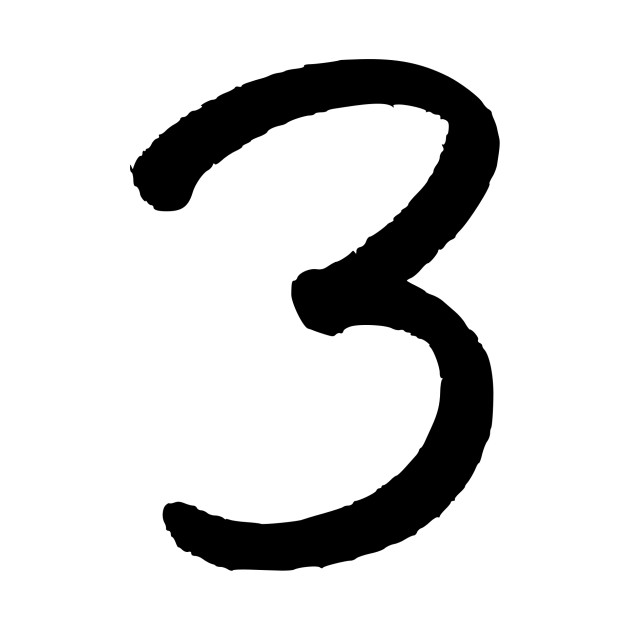
#> input picture inputImages/1587255_1.jpg, 630 x 630 px, found by its file name; its folder holds 4 pictures in this run
$ python PreProcessing.py
#> lines starting #> are read from the running program, lines starting #| are printed output that depends on the picture; after the words box and inside, x2 and y2 are one past the last pixel; in counts of white or black regions, pixels touching at a corner belong together
#> in modify, image is the input picture: shape (630, 630); min 0, max 255, mean 215.9
from PIL import Image
from scipy import misc, ndimage
from skimage import data, io, filters, exposure, img_as_uint
from skimage.exposure import equalize_hist
from skimage.color import rgb2gray
from skimage.filters import threshold_mean, median, rank
from skimage.morphology import disk
import matplotlib.pyplot as plt
import numpy as np

import threading, os, glob

SIZE = 28
#Create array of charaters in folder

destinationPath = "/Users/daniellages/Documents/Computer Science/Year 3/OCR/OCR-Project/processed/"

def noiseReduction(image):
    image = filters.median(image, np.ones((3 , 3)))
    noise = np.random.random(image.shape)
    image[noise > 0.99] = 255
    image[noise < 0.01] = 0
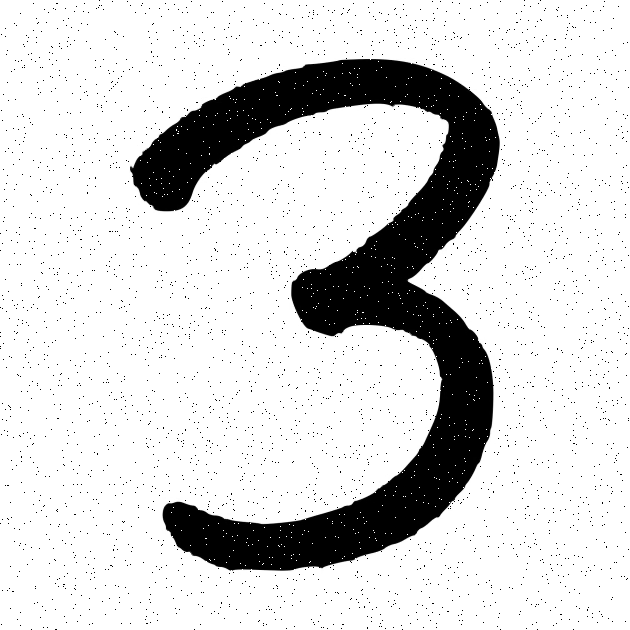
#> image: shape (630, 630); min 0, max 255, mean 214.1
    image = median(image, disk(1))
    return image

def thresholding(image):
    thresh = threshold_mean(image)
#> thresh = 215.9
    image = image > thresh
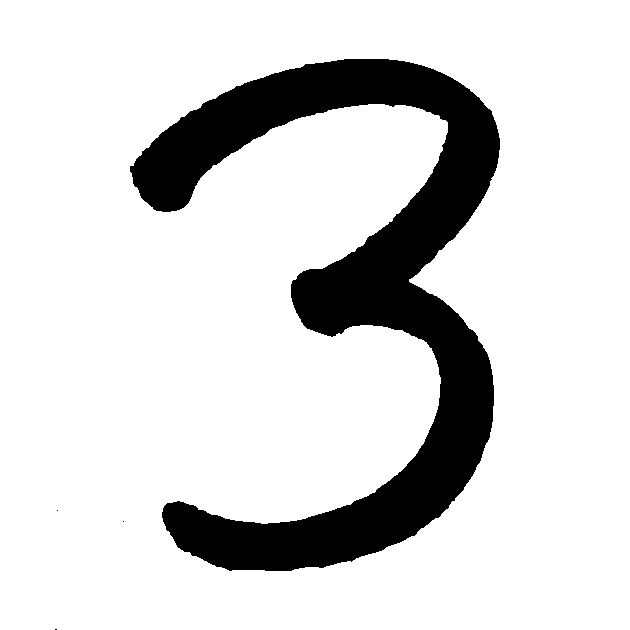
#> image: shape (630, 630) bool; 84.4% white; 4 black regions (3 under 20 px), largest, box (x1, y1, x2, y2) and area: (130, 59, 500, 571) 61750
    return image


def modify(path):
    #function for running functions
    characterArray = []
    directoryList = os.listdir(path)
    i = 0
    for file in directoryList:   #loop through folder destination
        if file.endswith(".jpeg") or file.endswith(".jpg"):
            img = os.path.join(charactersPath, file)
            i = i + 1
            image = io.imread(img)
            image = rgb2gray(image)
            image = noiseReduction(image)
            image = thresholding(image)
            characterArray.append(image) #can append to array to be used in other functions :D
            io.imshow(image)
            io.show()
#> pass 2 of the loop in modify, `for file in directoryList:`:
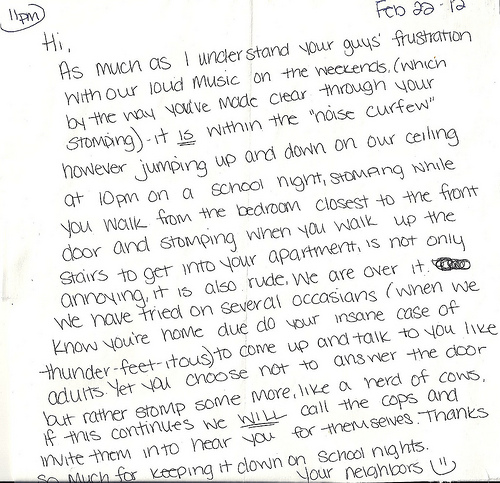
#> input picture inputImages/6924320623_fc34b16032.jpg, 500 x 483 px, found by its file name
#> in modify, image is the input picture: shape (483, 500, 3); mean R, G, B 238, 238.1, 236.8
#> in noiseReduction (call 2), `image = median(image, disk(1))`:
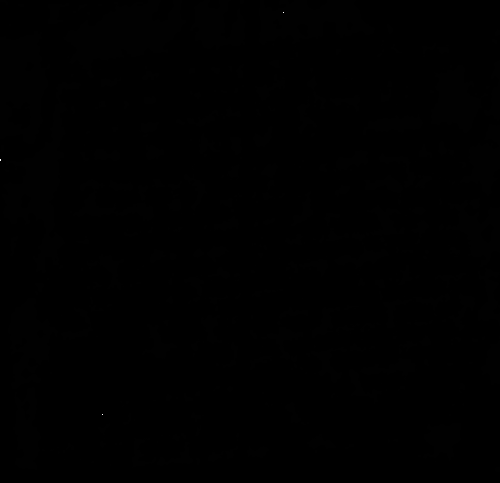
#> image: shape (483, 500) float64; min 0, max 255, mean 1
#> thresh = 0.965
#> in thresholding (call 2), `image = image > thresh`:
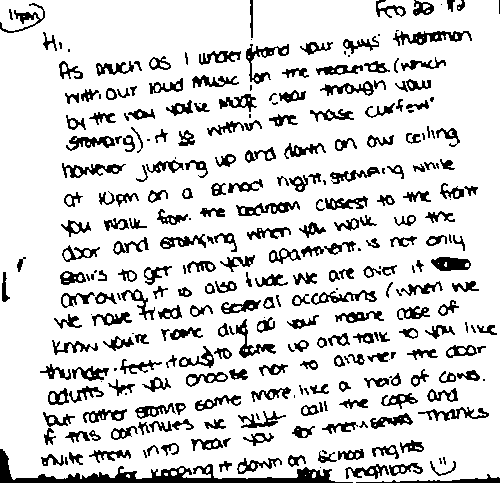
#> image: shape (483, 500) bool; 83.9% white; 304 black regions (57 under 20 px), largest, box (x1, y1, x2, y2) and area: (0, 449, 353, 483) 2778, (393, 31, 472, 46) 523, (246, 44, 289, 84) 460
#> pass 3 of the loop in modify, `for file in directoryList:`:
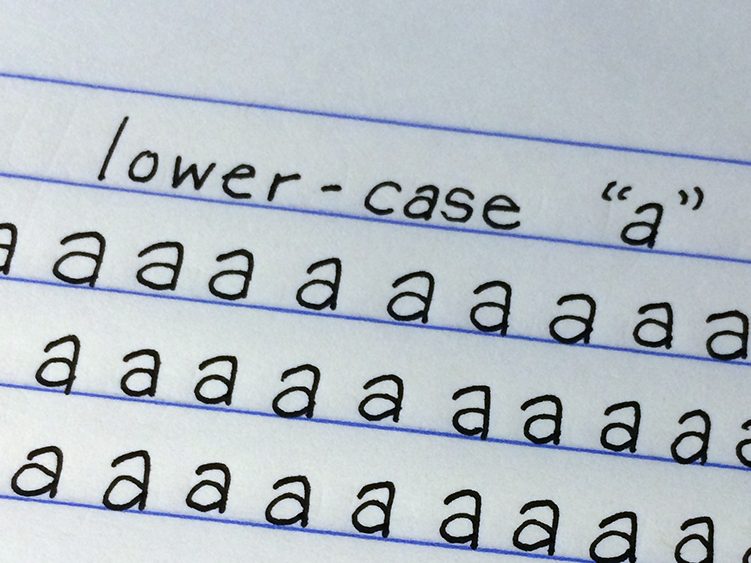
#> input picture inputImages/Improve+your+handwriting.jpg, 751 x 563 px, found by its file name
#> in modify, image is the input picture: shape (563, 751, 3); mean R, G, B 181.5, 189.9, 196.4
#> in noiseReduction (call 3), `image[noise > 0.99] = 255`:
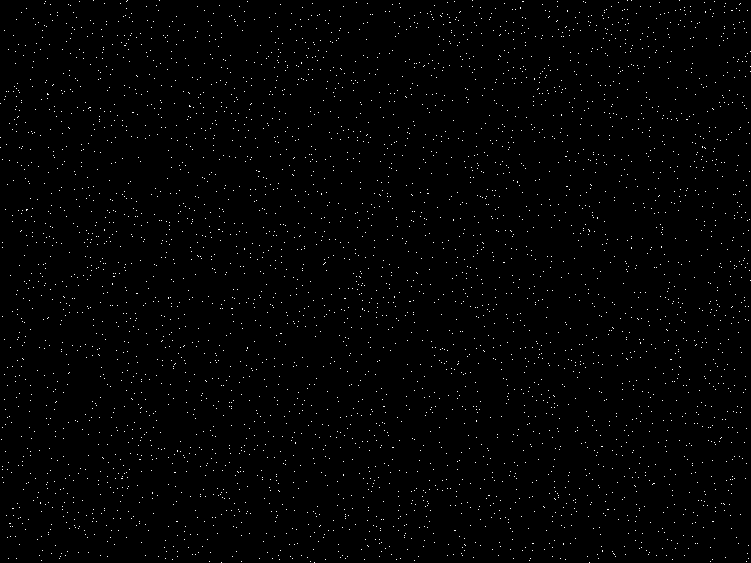
#> image: shape (563, 751) float64; min 0.00589, max 255, mean 3.3
#> thresh = 0.742
#> in thresholding (call 3), `image = image > thresh`:
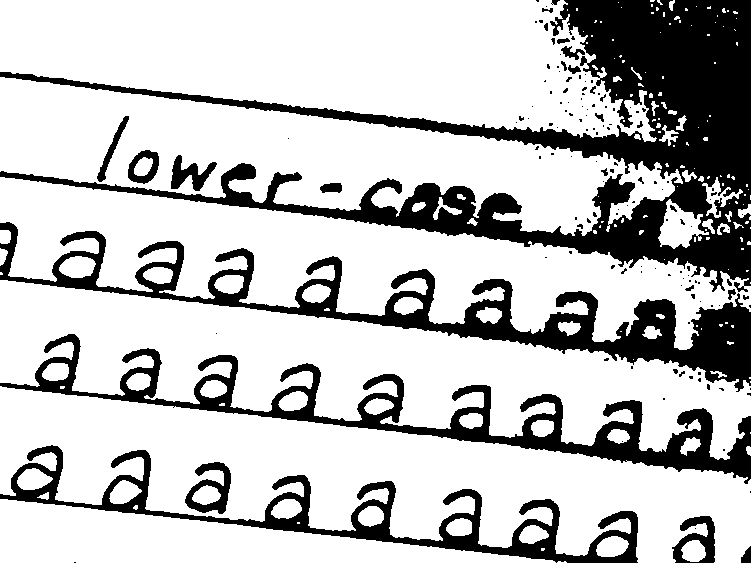
#> image: shape (563, 751) bool; 75.1% white; 145 black regions (117 under 20 px), largest, box (x1, y1, x2, y2) and area: (0, 0, 751, 292) 50496, (0, 222, 751, 392) 20999, (0, 334, 751, 484) 16676
#> the loop made 4 passes; the first 3 are shown
    return characterArray

def saveImage(characterArray, path):
    for i, image in enumerate(characterArray):
        io.imsave(path + "file" + str(i) + ".png", img_as_uint(image))
#> this loop made 4 passes
#> pass 2, in saveImage, `io.imsave(path + "file" + str(i) + ".png", img_as_uint(image))`:
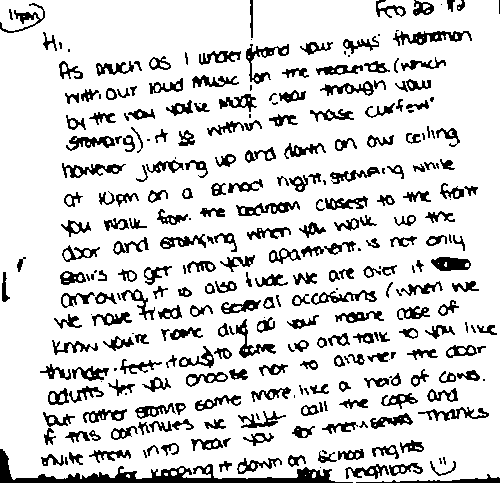
#> saved as file1.png: shape (483, 500) uint16; values 0 (black) and 65535 (white), 83.9% white; 304 black regions (57 under 20 px), largest, box (x1, y1, x2, y2) and area: (0, 449, 353, 483) 2778, (393, 31, 472, 46) 523, (246, 44, 289, 84) 460

def prepareForMNIST():
    arrayOfOutputs = []
#> (the run stopped early here; a loop or call above may not have finished)
